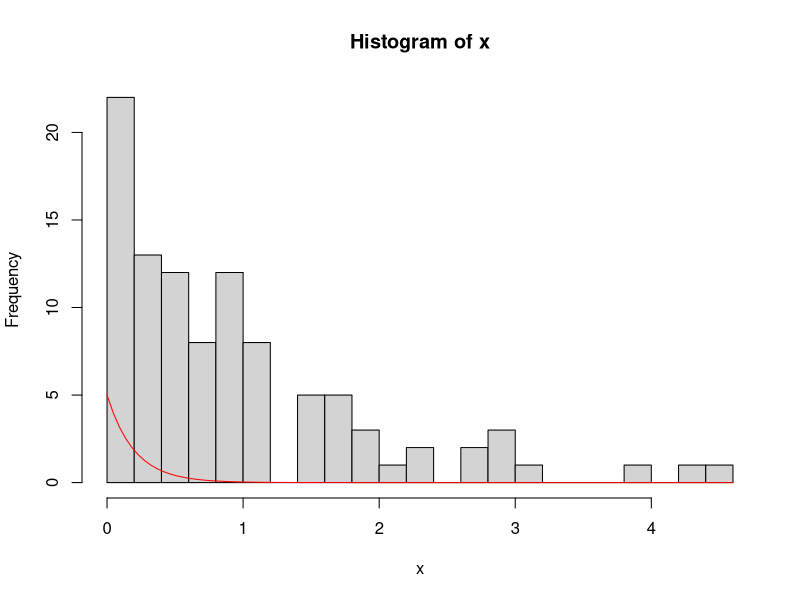

This figure's R source:
#To generate data from the exponential function(lambda)

n<-100
x <- numeric(n)

for(i in 1:n){
  u <- runif(1, 0, 1)
  x[i] <- (-1)*log(1-u)  #F^[-1]
}
print(x)

hist(x, breaks = 25, probabality=TRUE)
curve(dexp(x,5), add= TRUE, col="red")
summary(x)

cou <- 0
for(i in 1:n){
  if((x[i]<=3) & (x[i]>=0)){
    cou = cou +1
  }
}
p<- cou/n
p

fun<- function(x){5*exp(-5*x)}
p_true<- integrate(fun, lower=0, upper=1)
p_true
